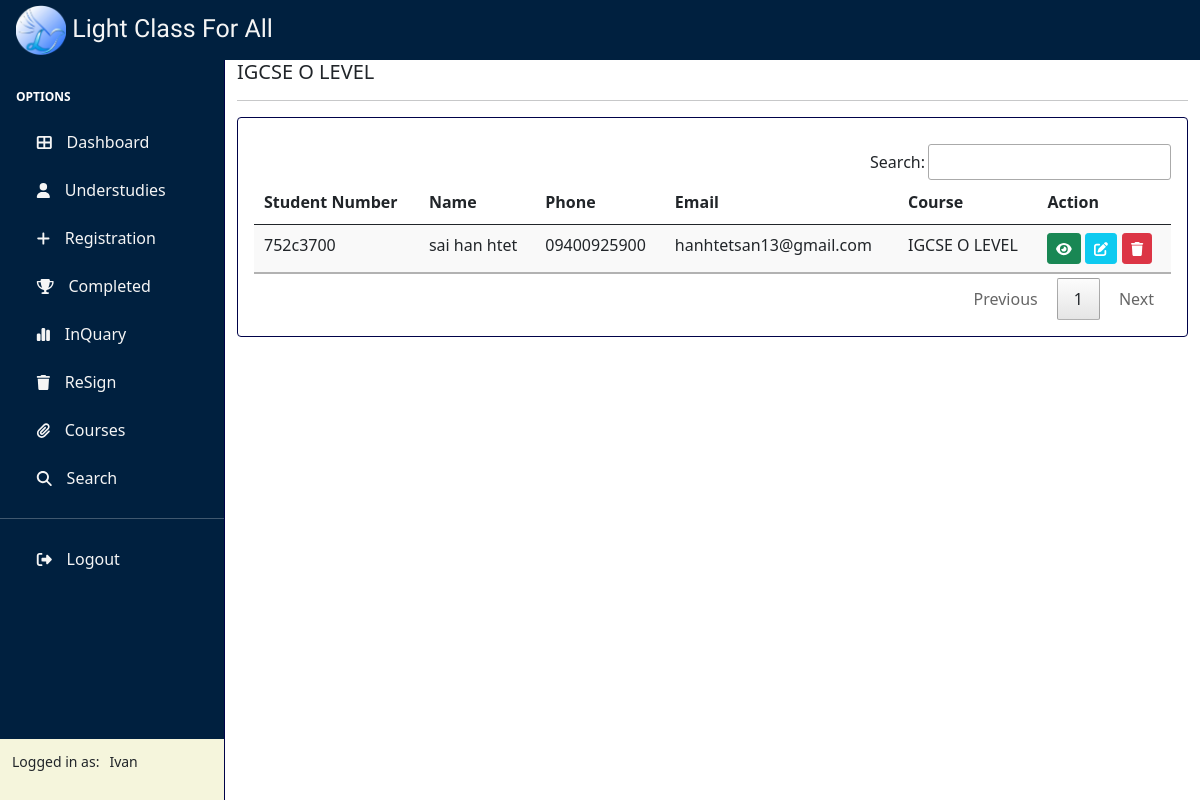
Page /courseinfo/11/ (signed in) on the committed database.
### Class/models.py (models this page shows, shortened)
class Course(models.Model):
    name = models.CharField(max_length=100,null=True)
    class Meta:
        db_table = 'COURSE'
    def __str__(self) -> str:
        return self.name

class Student(models.Model):
    STATUS = (
        ('understudies','understudies'),
        ('complete','complete'),
        ('resign','resign'),
    )
    roll_id = models.CharField(max_length=10, unique=True)
    status = models.CharField(max_length=100,
                                choices=STATUS,
                                default='understudies')
    student = NameField(max_length=50,null=True)
    guardian = NameField(max_length=50,null=True)
    phone = models.CharField(max_length=50,null=True)
    guardian_ph = models.CharField(max_length=50,null=True)
    email = models.EmailField(null=True)
    address = models.CharField(max_length=50,null=True)
    subjects = models.ManyToManyField(Subject)
    course = models.ForeignKey(Course,null=True,on_delete=models.SET_NULL)
    date_created = models.DateTimeField(auto_now_add=True,null=True)
    class Meta:
        db_table = 'STUDENT'

### Class/views.py (the view)
# urls.py: path('courseinfo/<str:courseid>/',views.courseInfo,name='CourseInfo')
@login_required(login_url='Login')
def courseInfo(request,courseid):
    name = Course.objects.get(id=courseid)
    student = Student.objects.all()
    classStudent = student.filter(course=name)
    context = {
        'courseid':courseid,
        'course':name,
        'student':classStudent
    }
    return render(request,'Class/course_info.html',context)

### templates/class/course_info.html
{% extends 'Class/base.html' %}
{% block content %}
<div class="row">
    <div class="col">
        <h5>{{course}}</h5>
        <hr>
        <div class="card card-body">
            {% if student %}
            <div class="table-responsive">
                <table class="table table-sm display">
                    <thead>
                        <tr>
                            <th>Student Number</th>
                            <th>Name</th>
                            <th>Phone</th>
                            <th>Email</th>
                            <th>Course</th>
                            <th>Action</th>
                        </tr>
                    </thead>
                    {% for student in student %}
                    <tbody>
                        <tr>
                            <td>{{student.roll_id}}</td>
                            <td>{{student.student}}</td>
                            <td>{{student.phone}}</td>
                            <td>{{student.email}}</td>
                            <td>{{student.course}}</td>
                            <td>
                                <a href="{% url 'StudentInfo' student.id %}" class="btn btn-sm btn-success .origin text-white"><i class="fa-solid fa-eye"></i></a>
                                <a href="{% url 'UpdateStudent' student.id %}" class="btn btn-sm btn-info .origin text-white"><i class="fa-solid fa-pen-to-square"></i></a>
                                <a href="{% url 'DeleteStudent' student.id %}" class="btn btn-sm btn-danger .origin text-white"><i class="fa-solid fa-trash sb-nav-link-icon"></i></a>
                            </td>
                        </tr>
                    </tbody>
                    {% endfor %}
                </table>
            </div>
            {% else %}
            <h5>No Student Record in this {{course}} Course.</h5>
            {% endif %}
        </div>
    </div>
</div>
{% endblock content %}

### templates/class/sidebar.html
{% load static %}
<div class="sidebar" id="layoutSidenav_nav">
    <nav class="sb-sidenav" id="sidenavAccordion">
        <div class="sb-sidenav-menu">
            <div class="nav">
                <div class="sb-sidenav-menu-heading">Options</div>
                {% url 'Home' as dashboard_url %}
                <a class="nav-link  {% if request.path == dashboard_url %}active{% endif %}" href="{{dashboard_url}}">
                    <i class="fa-solid fa-table-cells-large sb-nav-link-icon"></i>
                    <span>Dashboard</span>
                </a>
                {% url 'Student' as student_url %}
                <a class="nav-link  {% if request.path == student_url %}active{% endif %}" href="{{student_url}}">
                    <i class="fa-solid fa-user sb-nav-link-icon"></i>
                    <span>understudies</span>
                </a>
                {% url 'Register' as register_url %}
                <a class="nav-link  {% if request.path == register_url %}active{% endif %}" href="{{register_url}}">
                    <i class="fa-solid fa-plus sb-nav-link-icon"></i>
                    <span>Registration</span>
                </a>
                {% url 'Completed' as complete_url %}
                <a class="nav-link  {% if request.path == complete_url %}active{% endif %}" href="{{complete_url}}">
                    <i class="fa-solid fa-trophy sb-nav-link-icon"></i>
                    <span>Completed</span>
                </a>
                {% url 'InQuery' as inquery_url %}
                <a class="nav-link  {% if request.path == inquery_url %}active{% endif %}" href="{{inquery_url}}">
                    <i class="fa-solid fa-chart-simple sb-nav-link-icon"></i>
                    <span>InQuary</span>
                </a>
                {% url 'Dropout' as dropout_url %}
                <a class="nav-link  {% if request.path == dropout_url %}active{% endif %}" href="{{dropout_url}}">
                    <i class="fa-solid fa-trash sb-nav-link-icon"></i>
                    <span>ReSign</span>
                </a>
                {% url 'Course' as course_url %}
                <a class="nav-link  {% if request.path == course_url %}active{% endif %}" href="{{course_url}}">
                    <i class="fa-solid fa-paperclip sb-nav-link-icon"></i>
                    <span>Courses</span>
                </a>
                {% url 'Search' as search_url %}
                <a class="nav-link  {% if request.path == search_url %}active{% endif %}" href="{{search_url}}">
                    <i class="fa-solid fa-search sb-nav-link-icon"></i>
                    <span>Search</span>
                </a>
                <hr>
                <a class="nav-link" href="{% url 'Logout' %}">
                    <i class="fa-solid fa-right-from-bracket sb-nav-link-icon"></i>
                    <span>Logout</span>
                </a>
            </div>
        </div>
        <div class="sb-sidenav-footer d-flex" style="background-color: beige;">
            <div class="small">Logged in as:
                {% if user.is_authenticated %}
                    <p style="text-transform: capitalize;float:right;margin-left: 10px;">{{ user.get_username }}</p>
                {% else %}
                    {% url 'Login' %}
                {% endif %}
            </div>
            </div>
    </nav>
</div>

### static/css/style.css (style rules this page uses)
:root { --yale-blue: #0F4392; --tart-orange: #FF4949; --cetacean-blue: #000249; --max-red: #DD1717; --btn-danger: var(--tart-orange); --btn-dead: var(--max-red); --btn-primary: var(--yale-blue); --bg-active: #ff4949; --primary-nav: #317773; }
#layoutSidenav_nav { flex-basis: 225px; flex-shrink: 0; transition: transform 0.15s ease-in-out; position: relative; top: 0; height: 100%; }
#layoutSidenav_nav { width: 225px; background-color: #00203FFF; border-right: 1.3px solid #000249; }
.sb-sidenav { padding-top: 0px; display: flex; flex-direction: column; height: 100%; flex-wrap: nowrap; }
.sb-sidenav .sb-sidenav-menu { overflow-y: auto; flex-grow: 1; height: 100%; }
.sb-sidenav .sb-sidenav-menu .nav { flex-direction: column; flex-wrap: nowrap; }
.sb-sidenav .sb-sidenav-menu .nav .sb-sidenav-menu-heading { padding: 1.75rem 1rem 0.75rem; font-size: 0.75rem; color: white; font-weight: bolder; text-transform: uppercase; }
.sb-sidenav .sb-sidenav-menu .nav .nav-link { display: flex; align-items: center; padding-top: 0.75rem; text-align: center; padding-bottom: 0.75rem; position: relative; color: whitesmoke; }
.nav-link .sb-nav-link-icon { color: whitesmoke !important; padding-left: 1.3rem; padding-right: 0.3rem; margin: 0; font-size: 15px; }
.nav-link span { text-transform: capitalize; margin-left: 10px; }
.sb-sidenav hr { color:white }
.sb-sidenav .sb-sidenav-footer { padding: 0.75rem; flex-shrink: 0; background-color: lightblue; }
.card { border: 1px solid #000249; }
.table-responsive { margin-top: 10px; }

### rows in the picture
Course: name "IGCSE O LEVEL"
Student: roll_id "752c3700", student "sai han htet", phone "09400925900", email "hanhtetsan13@gmail.com", course "IGCSE O LEVEL"

### other values in the picture
{{ user.get_username }} "Ivan"
